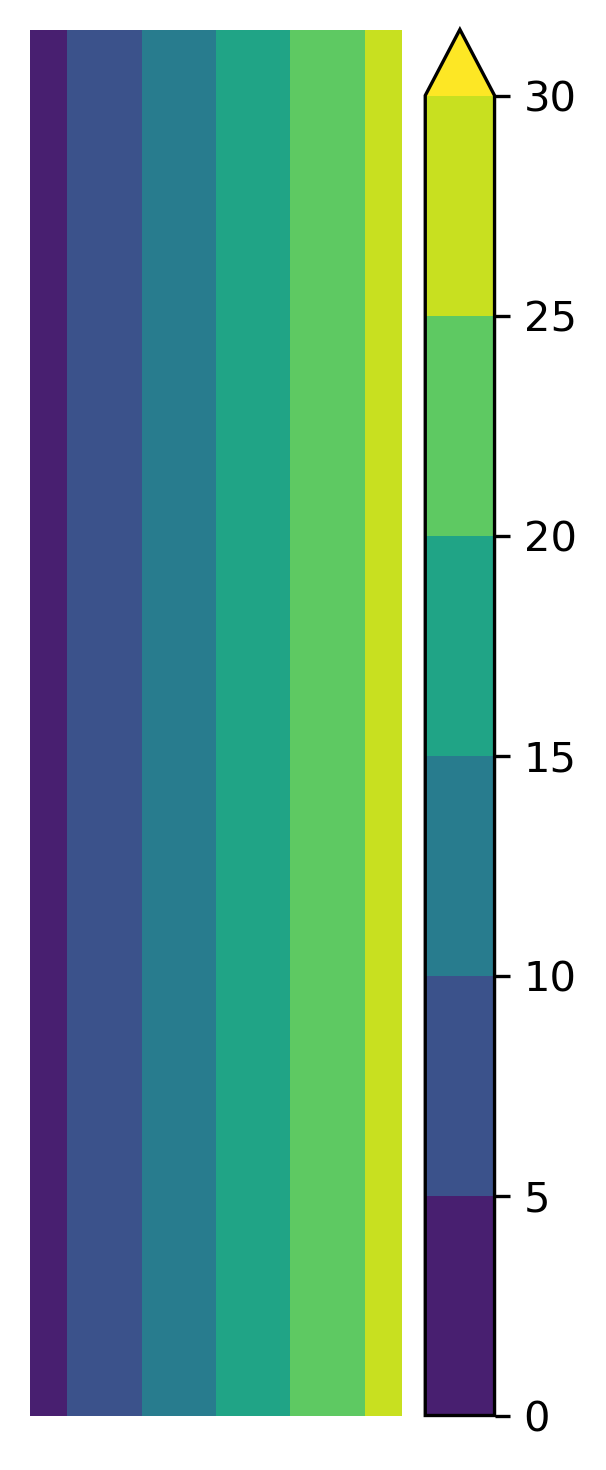

Write Python code to recreate this figure.
import numpy as np
import matplotlib.pyplot as plt

levels = np.arange(0, 31, 5)   # 0,5,10,15,20,25,30

values = np.array([
    [(levels[i] + levels[i + 1]) / 2 for i in range(len(levels) - 1)],
    [(levels[i] + levels[i + 1]) / 2 for i in range(len(levels) - 1)]
])

fig, ax = plt.subplots(figsize=(2, 6))

cs = ax.contourf(
    values,
    levels=levels,
    cmap="viridis",
    extend="max"
)

ax.axis("off")

plt.colorbar(cs, ax=ax, ticks=levels)

plt.savefig(
    "wind_legend.png",
    bbox_inches="tight",
    dpi=300,
    transparent=True
)

plt.show()
